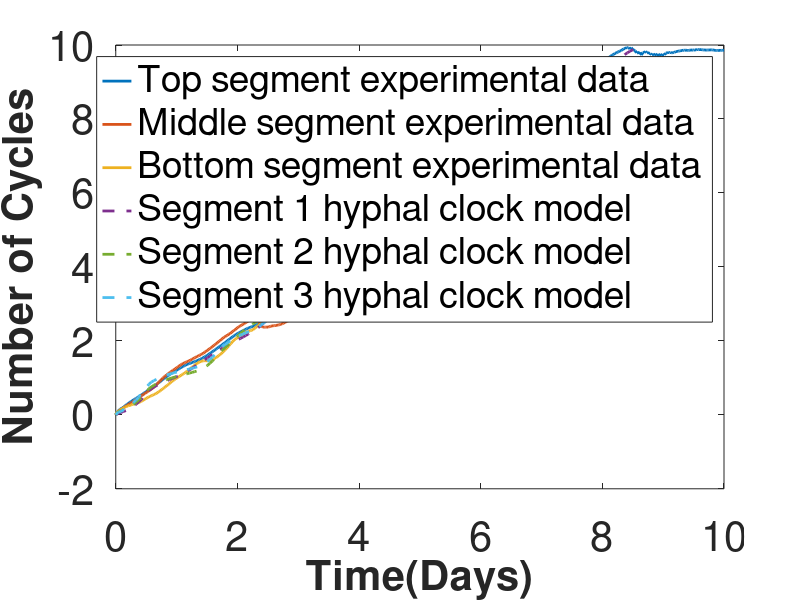

The MATLAB script that drew this image: (Note: this script raises an error after producing the figure.)
%%Plotting codes for experimental and model data
clear all

load("MCphi_model.mat")
load("matlab data number of cycles.mat")


%Set time intervals 
%for experimental data
tLo=0; tHi=10;
tt=linspace(tLo,tHi,480);

%for model data
TLo=0; THi=10;
TT=linspace(TLo,THi,240);

% figure (1)
% %%Plot data based on realtime 
% %Plot  experimental data
% plot(tt,phi_single_t,'LineWidth',2); %experimental data Top segment
% hold on
% plot(tt(70:480),phi_single,'LineWidth',2);  %experimental data Middle segment
% plot(tt(134:480),phi_single_b,'LineWidth',2); %experimental data Bottom segment
% 
% % Plot model data on same graph
% plot(TT(33:240),MCphi1,"--",'LineWidth',2); %model data segment 1
% plot(TT(67:240),MCphi2,"--",'LineWidth',2); %model data segment 2
% plot(TT(99:240),MCphi3,"--",'LineWidth',2);  %model data segment 3
% set(gca,"FontSize",30)
% xlabel('Time(Days)','FontSize',30,'FontWeight','b')
% ylabel('Number of Cycles','FontWeight','bold','FontSize',30);
% lgd = legend('Top segment experimental data','Middle segment experimental data','Bottom segment experimental data','Segment 1 hyphal clock model','Segment 2 hyphal clock model','Segment 3 hyphal clock model')
% lgd.FontSize = 18;


figure 
%%Plot data based on all data starting from 0
%Plot experimental data
plot(tt,phi_single_t,'LineWidth',2);  %experimental data Top segment
hold on
plot(tt(1:411),phi_single,'LineWidth',2); %experimental data Middle segment
plot(tt(1:347),phi_single_b,'LineWidth',2); %experimental data Bottom segment


% Plot model data on same graph
plot(TT(1:208),MCphi1,"--",'LineWidth',2); %model data segment 1
plot(TT(1:174),MCphi2,"--",'LineWidth',2); %model data segment 2
plot(TT(1:142),MCphi3,"--",'LineWidth',2);  %model data segment 3
set(gca,"FontSize",30)
xlabel('Time(Days)','FontSize',30,'FontWeight','b')
ylabel('Number of Cycles','FontWeight','bold','FontSize',30);
lgd = legend('Top segment experimental data','Middle segment experimental data','Bottom segment experimental data','Segment 1 hyphal clock model','Segment 2 hyphal clock model','Segment 3 hyphal clock model')
lgd.FontSize = 18;

